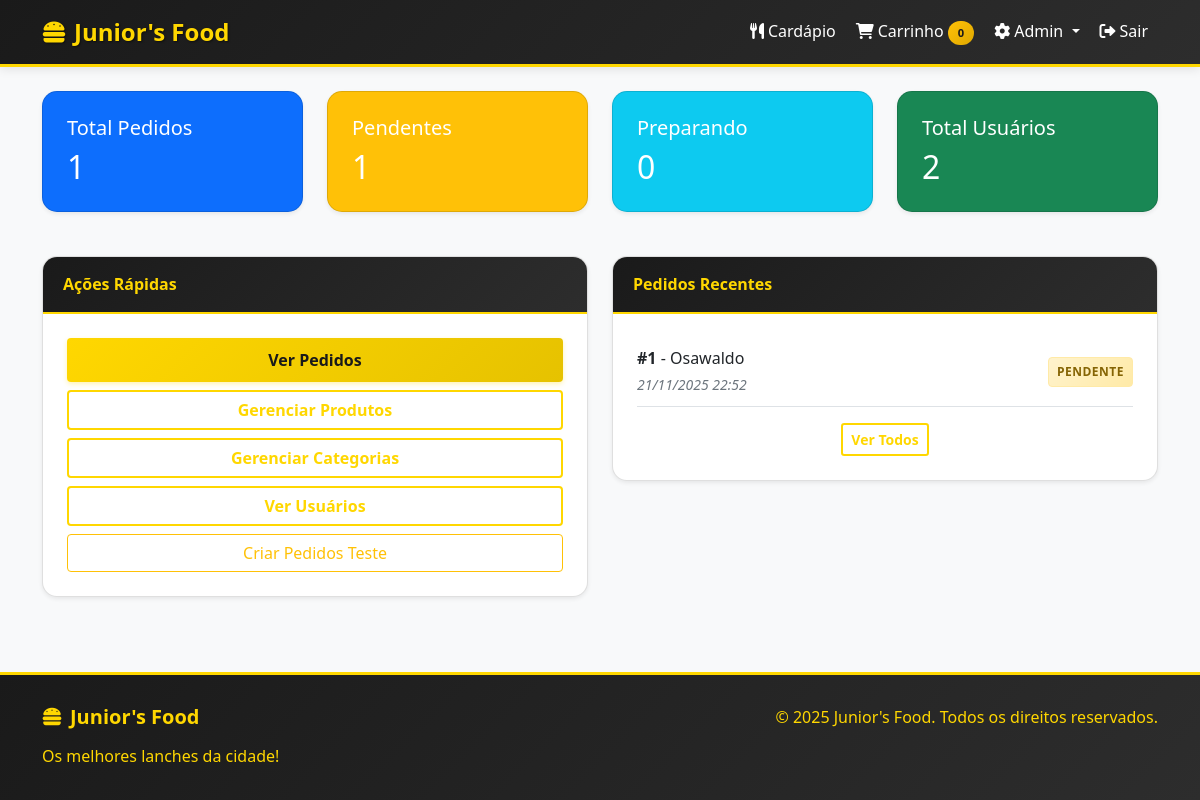
The app's page /admin/dashboard (signed in) with its own data.
### models.py (models this page shows, shortened)
class Pedido(db.Model):
    id = db.Column(db.Integer, primary_key=True)
    user_id = db.Column(db.Integer, db.ForeignKey('user.id'), nullable=False)
    endereco_entrega_id = db.Column(db.Integer, db.ForeignKey('endereco.id'))
    status = db.Column(db.String(20), default='pendente')  # pendente, preparando, pronto, entregue, cancelado
    forma_pagamento = db.Column(db.String(20), nullable=False)  # cartao, dinheiro, pix
    troco_para = db.Column(db.Float, default=0)
    observacao = db.Column(db.Text)
    total = db.Column(db.Float, nullable=False)
    created_at = db.Column(db.DateTime, default=datetime.utcnow)
    updated_at = db.Column(db.DateTime, default=datetime.utcnow, onupdate=datetime.utcnow)
    itens = db.relationship('PedidoItem', backref='pedido', lazy=True, cascade='all, delete-orphan')

class User(UserMixin, db.Model):
    id = db.Column(db.Integer, primary_key=True)
    username = db.Column(db.String(80), unique=True, nullable=False)
    email = db.Column(db.String(120), unique=True, nullable=False)
    password_hash = db.Column(db.String(200), nullable=False)
    is_admin = db.Column(db.Boolean, default=False)
    created_at = db.Column(db.DateTime, default=datetime.utcnow)
    updated_at = db.Column(db.DateTime, default=datetime.utcnow, onupdate=datetime.utcnow)
    pedidos = db.relationship('Pedido', backref='cliente', lazy=True, cascade='all, delete-orphan')
    enderecos = db.relationship('Endereco', backref='usuario', lazy=True, cascade='all, delete-orphan')

### app.py (the view)
@app.route('/admin/dashboard')
@login_required
def admin_dashboard():
    if not current_user.is_admin:
        flash('Acesso negado', 'error')
        return redirect(url_for('cardapio'))
    total_pedidos = Pedido.query.count()
    pedidos_pendentes = Pedido.query.filter_by(status='pendente').count()
    pedidos_preparando = Pedido.query.filter_by(status='preparando').count()
    total_usuarios = User.query.count()
    pedidos_recentes = Pedido.query.order_by(Pedido.created_at.desc()).limit(5).all()
    return render_template('admin_dashboard.html',
                         total_pedidos=total_pedidos,
                         pedidos_pendentes=pedidos_pendentes,
                         pedidos_preparando=pedidos_preparando,
                         total_usuarios=total_usuarios,
                         pedidos_recentes=pedidos_recentes)  # Esssa variiavel tava faltando

### app.py (called while the page is built)
@login_manager.user_loader
def load_user(user_id):
    return User.query.get(int(user_id))

@app.before_request
def check_admin_access():
    if request.endpoint and 'admin_' in request.endpoint:
        if not current_user.is_authenticated:
            return redirect(url_for('login'))
        if not current_user.is_admin:
            flash('Acesso negado. Apenas administradores podem acessar esta área.', 'error')
            return redirect(url_for('cardapio'))

### templates/admin_dashboard.html
{% extends "base.html" %}
{% block content %}
<div class="row mb-4">
    <div class="col-md-3">
        <div class="card text-white bg-primary">
            <div class="card-body">
                <h5 class="card-title">Total Pedidos</h5>
                <h2 class="card-text">{{ total_pedidos }}</h2>
            </div>
        </div>
    </div>
    <div class="col-md-3">
        <div class="card text-white bg-warning">
            <div class="card-body">
                <h5 class="card-title">Pendentes</h5>
                <h2 class="card-text">{{ pedidos_pendentes }}</h2>
            </div>
        </div>
    </div>
    <div class="col-md-3">
        <div class="card text-white bg-info">
            <div class="card-body">
                <h5 class="card-title">Preparando</h5>
                <h2 class="card-text">{{ pedidos_preparando }}</h2>
            </div>
        </div>
    </div>
    <div class="col-md-3">
        <div class="card text-white bg-success">
            <div class="card-body">
                <h5 class="card-title">Total Usuários</h5>
                <h2 class="card-text">{{ total_usuarios }}</h2>
            </div>
        </div>
    </div>
</div>
<div class="row">
    <div class="col-md-6">
        <div class="card">
            <div class="card-header">Ações Rápidas</div>
            <div class="card-body">
                <div class="d-grid gap-2">
                    <a href="{{ url_for('admin_pedidos') }}" class="btn btn-primary">Ver Pedidos</a>
                    <a href="{{ url_for('admin_produtos') }}" class="btn btn-outline-primary">Gerenciar Produtos</a>
                    <a href="{{ url_for('admin_categorias') }}" class="btn btn-outline-primary">Gerenciar Categorias</a>
                    <a href="{{ url_for('admin_usuarios') }}" class="btn btn-outline-primary">Ver Usuários</a>
                    <a href="{{ url_for('admin_criar_pedidos_teste') }}" class="btn btn-outline-warning">Criar Pedidos Teste</a>
                </div>
            </div>
        </div>
    </div>
    <div class="col-md-6">
        <div class="card">
            <div class="card-header">Pedidos Recentes</div>
            <div class="card-body">
                {% if pedidos_recentes %}
                    {% for pedido in pedidos_recentes %}
                    <div class="d-flex justify-content-between align-items-center border-bottom py-2">
                        <div>
                            <strong>#{{ pedido.id }}</strong> - {{ pedido.cliente.username }}
                            <br>
                            <small class="text-muted">{{ pedido.created_at.strftime('%d/%m/%Y %H:%M') }}</small>
                        </div>
                        <span class="status-badge status-{{ pedido.status }}">{{ pedido.status|title }}</span>
                    </div>
                    {% endfor %}
                {% else %}
                    <p class="text-center text-muted">Nenhum pedido recente</p>
                {% endif %}
                <div class="text-center mt-3">
                    <a href="{{ url_for('admin_pedidos') }}" class="btn btn-sm btn-outline-primary">Ver Todos</a>
                </div>
            </div>
        </div>
    </div>
</div>
{% endblock %}

### static/css/style.css (style rules this page uses)
:root { --primary-black: #1a1a1a; --primary-yellow: #ffd700; --dark-yellow: #e6c200; --light-gray: #f8f9fa; --success-green: #28a745; --warning-orange: #ffc107; --danger-red: #dc3545; --info-blue: #17a2b8; }
* { margin: 0; padding: 0; box-sizing: border-box; }
body { background-color: var(--light-gray); font-family: 'Segoe UI', Tahoma, Geneva, Verdana, sans-serif; line-height: 1.6; min-height: 100vh; display: flex; flex-direction: column; }
.btn-primary { background: linear-gradient(135deg, var(--primary-yellow) 0%, var(--dark-yellow) 100%); border: none; color: var(--primary-black); font-weight: 600; padding: 10px 20px; transition: all 0.3s ease; box-shadow: 0 2px 5px rgba(255, 215, 0, 0.3); }
.btn-outline-primary { border: 2px solid var(--primary-yellow); color: var(--primary-yellow); font-weight: 600; transition: all 0.3s ease; }
.card { border: 2px solid var(--primary-black); border-radius: 15px; transition: all 0.3s ease; box-shadow: 0 4px 6px rgba(0,0,0,0.1); margin-bottom: 20px; overflow: hidden; }
.card-header { background: linear-gradient(135deg, var(--primary-black) 0%, #2d2d2d 100%); color: var(--primary-yellow); font-weight: bold; border-bottom: 2px solid var(--primary-yellow); padding: 15px 20px; }
.card-body { padding: 25px; }
.card-body { display: flex; flex-direction: column; }
.status-badge { padding: 8px 16px; border-radius: 20px; font-weight: bold; font-size: 0.8rem; text-transform: uppercase; letter-spacing: 0.5px; }
.status-pendente { background: linear-gradient(135deg, #fff3cd 0%, #ffeaa7 100%); color: #856404; border: 1px solid #ffeaa7; }
.status-badge { padding: 0.25rem 0.5rem; border-radius: 0.25rem; font-size: 0.75rem; font-weight: 600; text-transform: uppercase; }
.status-pendente { background-color: #fff3cd; color: #856404; border: 1px solid #ffeaa7; }
.text-muted { color: #6c757d !important; font-style: italic; }
.card { box-shadow: 0 0.125rem 0.25rem rgba(0, 0, 0, 0.075); border: 1px solid rgba(0, 0, 0, 0.125); }
.card-body { padding: 1.5rem; }

### records on screen
Pedido: id "1", cliente.username "Osawaldo", created_at "21/11/2025 22:52", status "PENDENTE"

### other values on screen
{{ session.carrinho|length if session.carrinho else 0 }} "0"
{{ total_pedidos }} "1"
{{ pedidos_pendentes }} "1"
{{ pedidos_preparando }} "0"
{{ total_usuarios }} "2"
